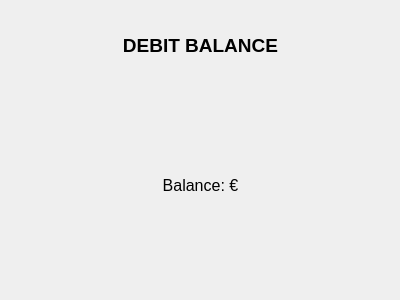
<?xml version="1.0" encoding="UTF-8"?>
<ui version="4.0">
 <class>balanceScreen_UI</class>
 <widget class="QDialog" name="balanceScreen_UI">
  <property name="geometry">
   <rect>
    <x>0</x>
    <y>0</y>
    <width>400</width>
    <height>300</height>
   </rect>
  </property>
  <property name="maximumSize">
   <size>
    <width>400</width>
    <height>300</height>
   </size>
  </property>
  <property name="windowTitle">
   <string>Dialog</string>
  </property>
  <widget class="QLabel" name="labelBalance">
   <property name="geometry">
    <rect>
     <x>0</x>
     <y>160</y>
     <width>401</width>
     <height>50</height>
    </rect>
   </property>
   <property name="font">
    <font>
     <pointsize>12</pointsize>
    </font>
   </property>
   <property name="text">
    <string>Balance: €</string>
   </property>
   <property name="alignment">
    <set>Qt::AlignmentFlag::AlignCenter</set>
   </property>
  </widget>
  <widget class="QLabel" name="label">
   <property name="geometry">
    <rect>
     <x>0</x>
     <y>0</y>
     <width>401</width>
     <height>91</height>
    </rect>
   </property>
   <property name="font">
    <font>
     <pointsize>14</pointsize>
     <bold>true</bold>
    </font>
   </property>
   <property name="text">
    <string>DEBIT BALANCE</string>
   </property>
   <property name="alignment">
    <set>Qt::AlignmentFlag::AlignCenter</set>
   </property>
  </widget>
 </widget>
 <resources/>
 <connections/>
</ui>
